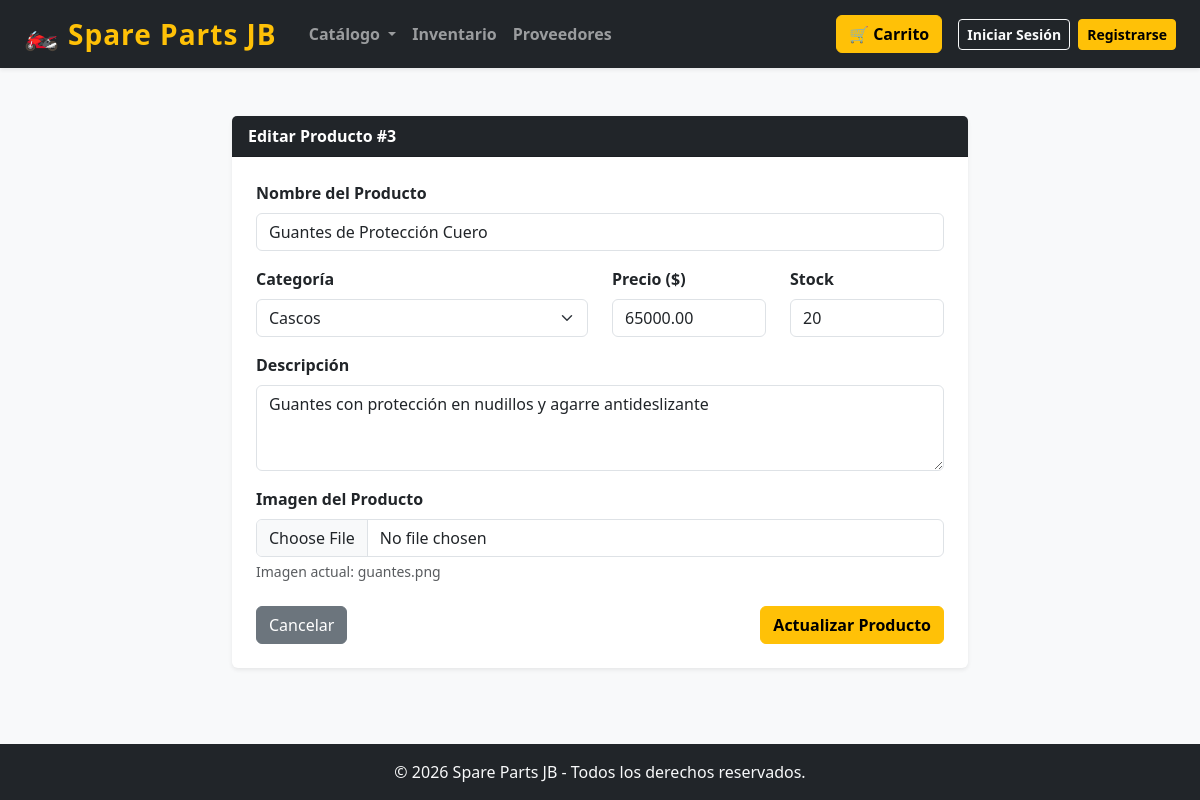
Page /public/index.php?controlador=producto&accion=formulario&id=3 on the committed database.
### tables this page shows
CREATE TABLE `productos` (
  `id` int(11) NOT NULL,
  `nombre` varchar(150) NOT NULL,
  `descripcion` text DEFAULT NULL,
  `precio` decimal(10,2) NOT NULL,
  `categoria` varchar(50) NOT NULL,
  `imagen` varchar(255) DEFAULT 'default.png',
  `stock` int(11) DEFAULT 0,
  `fecha_creacion` timestamp NOT NULL DEFAULT current_timestamp(),
  `categoria_id` int(11) DEFAULT 1
);

### app/controllers/ProductoController.php (called while the page is built, shortened)
<?php
require_once '../app/models/Producto.php';
class ProductoController {
    private $productoModel;
    public function __construct() {
        $this->productoModel = new Producto();
    }
    public function formulario() {
        $producto = null;
        if (isset($_GET['id'])) {
            $producto = $this->productoModel->obtenerPorId($_GET['id']);
        }
        require_once '../app/views/layouts/header.php';
        require_once '../app/views/producto/formulario.php';
        require_once '../app/views/layouts/footer.php';
    }
}

### config/database.php (called while the page is built, shortened)
<?php
class Database {
    public static function conectar() {
        $host = "localhost";
        $user = "root";
        $password = "";
        $database = "spare_parts_jb";
        $conexion = new mysqli($host, $user, $password, $database);
        $conexion->set_charset("utf8");
        return $conexion;
    }
}

### app/models/producto.php (called while the page is built, shortened)
<?php
require_once '../config/database.php';
class Producto {
    private $db;
    public function __construct() {
        $this->db = Database::conectar();
    }
    public function obtenerPorId($id) {
        $stmt = $this->db->prepare("SELECT * FROM productos WHERE id = ?");
        $stmt->bind_param("i", $id);
        $stmt->execute();
        return $stmt->get_result()->fetch_assoc();
    }
}

### app/views/producto/FORMULARIO.PHP (the view, shortened to what this page needs)
<?php $esEdicion = isset($producto); ?>
<main class="container my-5">
    <div class="row justify-content-center">
        <div class="col-md-8">
            <div class="card shadow-sm border-0">
                <div class="card-header bg-dark text-white fw-bold">
                    <?= $esEdicion ? 'Editar Producto #' . $producto['id'] : 'Agregar Nuevo Producto' ?>
                </div>
                <div class="card-body p-4">
                    <form action="index.php?controlador=producto&accion=guardar" method="POST" enctype="multipart/form-data">
                        <div class="mb-3">
                            <label class="form-label fw-bold">Nombre del Producto</label>
                            <input type="text" name="nombre" class="form-control" required value="<?= $esEdicion ? htmlspecialchars($producto['nombre']) : '' ?>">
                        </div>
                        <div class="row mb-3">
                            <div class="col-md-6">
                                <label class="form-label fw-bold">Categoría</label>
                                <select name="categoria" class="form-select" required>
                                    <option value="Cascos" <?= ($esEdicion && $producto['categoria'] === 'Cascos') ? 'selected' : '' ?>>Cascos</option>
                                </select>
                            </div>
                            <div class="col-md-3">
                                <label class="form-label fw-bold">Precio ($)</label>
                                <input type="number" name="precio" class="form-control" step="0.01" required value="<?= $esEdicion ? $producto['precio'] : '' ?>">
                            </div>
                            <div class="col-md-3">
                                <label class="form-label fw-bold">Stock</label>
                                <input type="number" name="stock" class="form-control" required value="<?= $esEdicion ? ($producto['stock'] ?? 10) : '10' ?>">
                            </div>
                        </div>
                        <div class="mb-3">
                            <label class="form-label fw-bold">Descripción</label>
                            <textarea name="descripcion" class="form-control" rows="3"><?= $esEdicion ? htmlspecialchars($producto['descripcion']) : '' ?></textarea>
                        </div>
                        <div class="mb-4">
                            <label class="form-label fw-bold">Imagen del Producto</label>
                            <input type="file" name="imagen" class="form-control" accept="image/*">
                            <?php if ($esEdicion && !empty($producto['imagen'])): ?>
                                <small class="text-muted d-block mt-1">Imagen actual: <?= htmlspecialchars($producto['imagen']) ?></small>
                            <?php endif; ?>
                        </div>
                        <div class="d-flex justify-content-between">
                            <a href="index.php?controlador=producto&accion=inventario" class="btn btn-secondary">Cancelar</a>
                            <button type="submit" class="btn btn-warning fw-bold">
                                <?= $esEdicion ? 'Actualizar Producto' : 'Guardar Producto' ?>
                            </button>
                        </div>
                    </form>
                </div>
            </div>
        </div>
    </div>
</main>

### rows in the picture
productos: id "3", nombre "Guantes de Protección Cuero", precio "65000.00", stock "20", descripcion "Guantes con protección en nudillos y agarre antideslizante", imagen "guantes.png"
